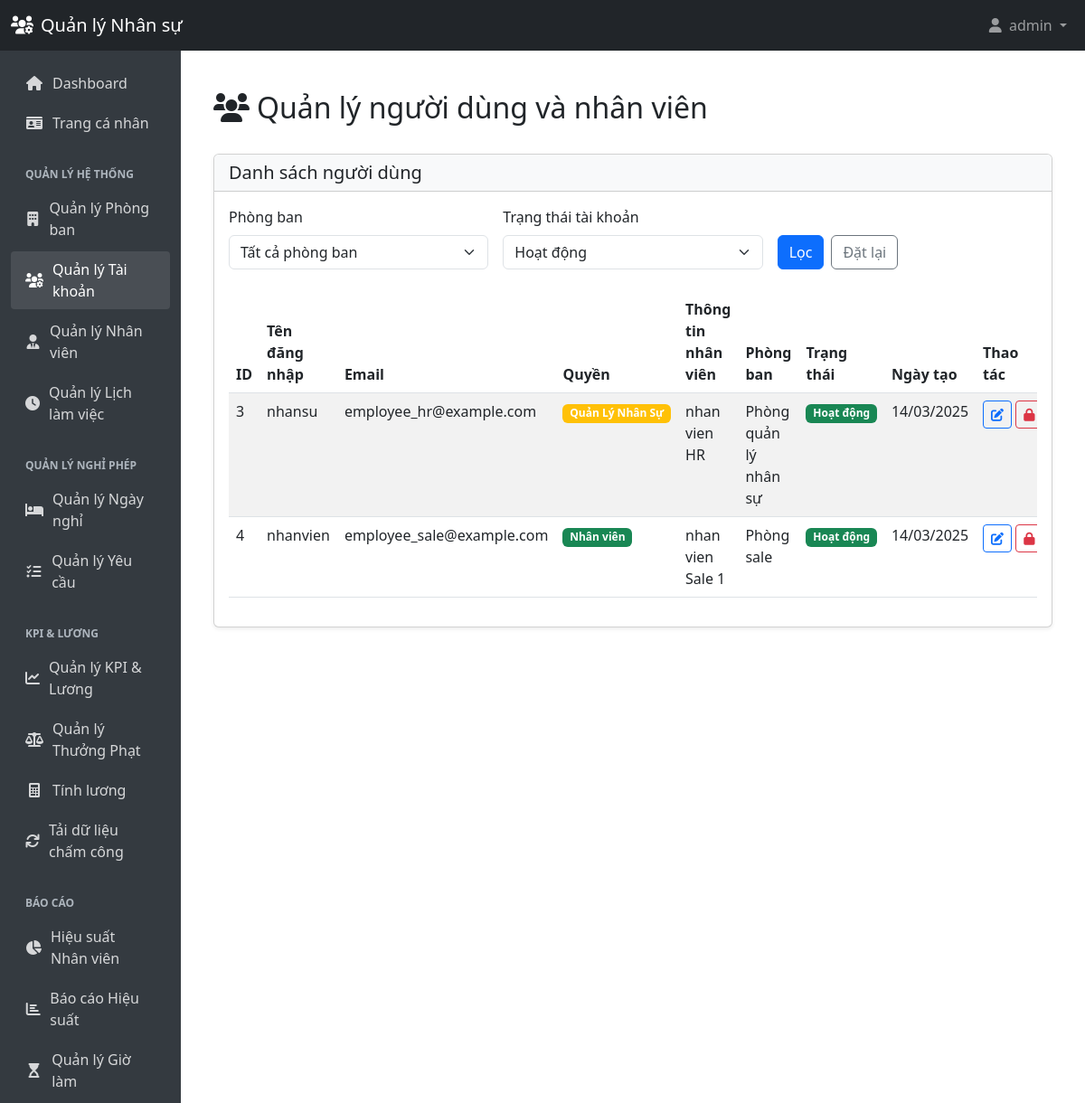
The page /pages/users.php (signed in) on the database its author committed.
### tables this page shows
CREATE TABLE `users` (
  `user_id` int(11) NOT NULL,
  `username` varchar(50) NOT NULL,
  `password` varchar(255) NOT NULL,
  `email` varchar(100) DEFAULT NULL,
  `role_id` int(11) NOT NULL,
  `created_at` timestamp NULL DEFAULT current_timestamp(),
  `is_locked` tinyint(1) DEFAULT 0
);

CREATE TABLE `roles` (
  `role_id` int(11) NOT NULL,
  `role_name` varchar(50) NOT NULL
);

CREATE TABLE `employees` (
  `employee_id` int(11) NOT NULL,
  `user_id` int(11) DEFAULT NULL,
  `first_name` varchar(50) NOT NULL,
  `last_name` varchar(50) NOT NULL,
  `address` text DEFAULT NULL,
  `phone_number` varchar(20) DEFAULT NULL,
  `id_card_number` varchar(20) DEFAULT NULL,
  `gender` enum('male','female','other') NOT NULL,
  `department_id` int(11) DEFAULT NULL,
  `created_at` timestamp NULL DEFAULT current_timestamp(),
  `updated_at` timestamp NULL DEFAULT current_timestamp() ON UPDATE current_timestamp(),
  `is_locked` tinyint(1) DEFAULT 0,
  `birth_date` date DEFAULT NULL
);

CREATE TABLE `departments` (
  `department_id` int(11) NOT NULL,
  `department_code` varchar(50) NOT NULL,
  `department_name` varchar(100) NOT NULL,
  `kpi_name` varchar(100) NOT NULL,
  `kpi_unit` varchar(100) NOT NULL,
  `max_employees` int(11) NOT NULL,
  `default_kpi` decimal(10,2) NOT NULL,
  `default_salary` decimal(12,2) NOT NULL,
  `created_at` timestamp NULL DEFAULT current_timestamp(),
  `updated_at` timestamp NULL DEFAULT current_timestamp() ON UPDATE current_timestamp(),
  `is_active` tinyint(1) NOT NULL DEFAULT 1
);

### config/db.php (called while the page is built, shortened)
<?php
$host = 'localhost';
$dbname = 'qlns';
$username = 'root';
$password = '';
$charset = 'utf8mb4';
$dsn = "mysql:host=$host;dbname=$dbname;charset=$charset";
$options = [
    PDO::ATTR_ERRMODE => PDO::ERRMODE_EXCEPTION,
    PDO::ATTR_DEFAULT_FETCH_MODE => PDO::FETCH_ASSOC,
    PDO::ATTR_EMULATE_PREPARES => false,
];
try {
    $pdo = new PDO($dsn, $username, $password, $options);
} catch (PDOException $e) {
    die("Lỗi kết nối cơ sở dữ liệu: " . $e->getMessage());
}
function getCurrentUser() {
    if (isset($_SESSION['user_id'])) {
        global $pdo;
        $stmt = $pdo->prepare("
            SELECT u.*, r.role_name
            FROM users u
            JOIN roles r ON u.role_id = r.role_id
            WHERE u.user_id = ?
        ");
        $stmt->execute([$_SESSION['user_id']]);
        return $stmt->fetch();
    }
    return false;
}
?>

### pages/users.php (the view, shortened to what this page needs)
<?php
require_once dirname(__DIR__) . '/config/db.php';
$activeTab = isset($_GET['tab']) ? $_GET['tab'] : 'users';
$query = "
    SELECT u.*, r.role_name,
           e.employee_id, e.first_name, e.last_name, e.birth_date,
           e.address, e.phone_number, e.id_card_number, e.gender,
           e.department_id, d.department_name
    FROM users u
    JOIN roles r ON u.role_id = r.role_id
    LEFT JOIN employees e ON u.user_id = e.user_id
    LEFT JOIN departments d ON e.department_id = d.department_id
    WHERE 1=1
    and u.role_id != 11
";
$params = [];
if (isset($_GET['status_filter'])) {
    if ($_GET['status_filter'] == 'active') {
        $query .= " AND (u.is_locked = 0 OR u.is_locked IS NULL)";
    } elseif ($_GET['status_filter'] == 'locked') {
        $query .= " AND u.is_locked = 1";
    } elseif ($_GET['status_filter'] == 'all') {
        $query .= " AND (u.is_locked = 0 OR u.is_locked IS NULL OR u.is_locked = 1)";
    }
} else {
    $query .= " AND (u.is_locked = 0 OR u.is_locked IS NULL)";
}
$query .= " ORDER BY u.user_id";
$stmt = $pdo->prepare($query);
$stmt->execute($params);
$users = $stmt->fetchAll();
?>
<!DOCTYPE html>
<html lang="vi">
<head>
    <link href="https://cdn.jsdelivr.net/npm/bootstrap@5.3.0-alpha1/dist/css/bootstrap.min.css" rel="stylesheet">
    <link rel="stylesheet" href="https://cdnjs.cloudflare.com/ajax/libs/font-awesome/6.0.0/css/all.min.css">
</head>
<body>
<?php include dirname(__DIR__) . '/partials/header.php'; ?>
    <div class="container mt-4">
        <div class="row mb-4">
            <div class="col">
                <h2><i class="fas fa-users me-2"></i>Quản lý người dùng và nhân viên</h2>
            </div>
        </div>
        <div class="tab-content" id="myTabContent">
            <div class="tab-pane fade <?php echo $activeTab == 'users' ? 'show active' : ''; ?>" id="users-tab-pane"
                role="tabpanel" aria-labelledby="users-tab" tabindex="0">
                <div class="card shadow-sm mb-4">
                    <div class="card-header bg-light">
                        <h5 class="card-title mb-0">Danh sách người dùng</h5>
                    </div>
                    <div class="card-body">
                        <form method="GET" class="mb-4" id="filterForm">
                            <div class="row g-3">
                                <div class="col-md-4">
                                    <label for="department_filter" class="form-label">Phòng ban</label>
                                    <select name="department_filter" id="department_filter" class="form-select">
                                        <option value="">Tất cả phòng ban</option>
                                    </select>
                                </div>
                                <div class="col-md-4">
                                    <label for="status_filter" class="form-label">Trạng thái tài khoản</label>
                                    <select name="status_filter" id="status_filter" class="form-select">
                                        <option value="active" <?php echo (!isset($_GET['status_filter']) || $_GET['status_filter'] == 'active') ? 'selected' : ''; ?>>Hoạt động</option>
                                    </select>
                                </div>
                                <div class="col-md-4 d-flex align-items-end">
                                    <button type="submit" class="btn btn-primary me-2">Lọc</button>
                                    <a href="?tab=users" class="btn btn-outline-secondary">Đặt lại</a>
                                </div>
                            </div>
                        </form>
                        <div class="table-responsive">
                            <table class="table table-striped table-hover">
                                <thead>
                                    <tr>
                                        <th>ID</th>
                                        <th>Tên đăng nhập</th>
                                        <th>Email</th>
                                        <th>Quyền</th>
                                        <th>Thông tin nhân viên</th>
                                        <th>Phòng ban</th>
                                        <th>Trạng thái</th>
                                        <th>Ngày tạo</th>
                                        <th>Thao tác</th>
                                    </tr>
                                </thead>
                                <tbody>
                                    <?php if (count($users) > 0): ?>
                                        <?php foreach ($users as $user): ?>
                                            <tr>
                                                <td><?php echo $user['user_id']; ?></td>
                                                <td><?php echo htmlspecialchars($user['username']); ?></td>
                                                <td><?php echo htmlspecialchars($user['email']); ?></td>
                                                <td><span
                                                        class="badge bg-<?php echo $user['role_name'] == 'Admin' ? 'danger' : ($user['role_name'] == 'Quản Lý Nhân Sự' ? 'warning' : 'success'); ?>"><?php echo htmlspecialchars($user['role_name']); ?></span>
                                                </td>
                                                <td>
                                                    <?php if ($user['employee_id']): ?>
                                                        <?php echo htmlspecialchars($user['last_name'] . ' ' . $user['first_name']); ?>
                                                    <?php else: ?>
                                                        <span class="text-muted">Không phải nhân viên</span>
                                                    <?php endif; ?>
                                                </td>
                                                <td>
                                                    <?php if ($user['department_name']): ?>
                                                        <?php echo htmlspecialchars($user['department_name']); ?>
                                                    <?php else: ?>
                                                        <span class="text-muted">N/A</span>
                                                    <?php endif; ?>
                                                </td>
                                                <td>
                                                    <?php if (isset($user['is_locked']) && $user['is_locked'] == 1): ?>
                                                        <span class="badge bg-danger">Đã khóa</span>
                                                    <?php else: ?>
                                                        <span class="badge bg-success">Hoạt động</span>
                                                    <?php endif; ?>
                                                </td>
                                                <td><?php echo date('d/m/Y', strtotime($user['created_at'])); ?></td>
                                                <?php if ($currentUser['role_name'] === 'Quản Lý Nhân Sự' && $user['role_name'] != "Quản Lý Nhân Sự" ||$currentUser['role_name'] === 'Admin' ): ?>
                                                <td class="user-actions">
                                                    <button type="button" class="btn btn-sm btn-outline-primary edit-user-btn"
                                                        data-bs-toggle="modal" data-bs-target="#editUserModal"
                                                        data-user='<?php echo json_encode($user); ?>'>
                                                        <i class="fas fa-edit"></i>
                                                    </button>
                                                    <?php if (isset($user['is_locked']) && $user['is_locked'] == 1): ?>
                                                        <button type="button" class="btn btn-sm btn-outline-success unlock-user-btn"
                                                            data-bs-toggle="modal" data-bs-target="#unlockUserModal"
                                                            data-user-id="<?php echo $user['user_id']; ?>"
                                                            data-username="<?php echo htmlspecialchars($user['username']); ?>">
                                                            <i class="fas fa-unlock"></i>
                                                        </button>
                                                    <?php else: ?>
                                                        <button type="button" class="btn btn-sm btn-outline-danger delete-user-btn"
                                                            data-bs-toggle="modal" data-bs-target="#deleteUserModal"
                                                            data-user-id="<?php echo $user['user_id']; ?>"
                                                            data-username="<?php echo htmlspecialchars($user['username']); ?>">
                                                            <i class="fas fa-lock"></i>
                                                        </button>
                                                    <?php endif; ?>
                                                </td>
                                                <?php endif; ?>
                                            </tr>
                                        <?php endforeach; ?>
                                    <?php else: ?>
                                        <tr>
                                            <td colspan="8" class="text-center">Không có người dùng nào</td>
                                        </tr>
                                    <?php endif; ?>
                                </tbody>
                            </table>
                        </div>
                    </div>
                </div>
            </div>
        </div>
    </div>
    </div>
</body>
</html>

### partials/header.php (shortened to what this page needs)
<?php
require_once dirname(__DIR__) . '/config/db.php';
$currentUser = isset($_SESSION['user_id']) ? getCurrentUser() : false;
$currentPage = basename($_SERVER['PHP_SELF']);
?>
<!DOCTYPE html>
<html lang="vi">
<head>
    <link href="https://cdn.jsdelivr.net/npm/bootstrap@5.3.0-alpha1/dist/css/bootstrap.min.css" rel="stylesheet">
    <link rel="stylesheet" href="https://cdnjs.cloudflare.com/ajax/libs/font-awesome/6.0.0/css/all.min.css">
</head>
<body>
    <nav class="navbar navbar-expand-lg navbar-dark bg-dark">
        <div class="container-fluid">
            <a class="navbar-brand" href="#">
                <i class="fas fa-users-cog me-2"></i>Quản lý Nhân sự
            </a>
            <div class="collapse navbar-collapse" id="navbarNav">
                <ul class="navbar-nav ms-auto">
                    <?php if ($currentUser): ?>
                        <li class="nav-item dropdown">
                            <a class="nav-link dropdown-toggle" href="#" id="navbarDropdown" role="button"
                                data-bs-toggle="dropdown">
                                <i class="fas fa-user me-1"></i> <?php echo htmlspecialchars($currentUser['username']); ?>
                            </a>
                        </li>
                    <?php endif; ?>
                </ul>
            </div>
        </div>
    </nav>
    <div class="container-fluid">
        <div class="row">
            <?php if ($currentUser): ?>
                <div class="col-md-3 col-lg-2 d-md-block sidebar collapse">
                    <div class="position-sticky">
                        <ul class="nav flex-column">
                            <?php
                            function isActive($pageName) {
                                global $currentPage;
                                return $currentPage == $pageName ? 'active' : '';
                            }
                            function renderMenuItem($icon, $title, $link, $activePage = null) {
                                $activeClass = $activePage ? isActive($activePage) : '';
                                echo '<li class="nav-item">
                                    <a class="nav-link ' . $activeClass . '" href="' . $link . '">
                                        <i class="' . $icon . '"></i> ' . $title . '
                                    </a>
                                </li>';
                            }
                            function renderSectionTitle($title) {
                                echo '<div class="menu-section-title">' . $title . '</div>';
                            }
                            if ($currentUser['role_name'] == 'Admin' || $currentUser['role_name'] == 'Quản Lý Nhân Sự'):
                            renderMenuItem('fas fa-home', 'Dashboard', 'dashboard.php', 'dashboard.php');
                        endif;
                            if ($currentUser['role_name'] == 'Admin' || $currentUser['role_name'] == 'Quản Lý Nhân Sự'):
                                renderSectionTitle('Quản lý hệ thống');
                            endif;
                            if ($currentUser['role_name'] != 'Nhân viên'):
                                renderMenuItem('fas fa-hourglass-start', 'Quản lý Giờ làm', 'work_hours.php', 'work_hours.php');
                            endif;
                            ?>
                        </ul>
                    </div>
                </div>
                <main class="col-md-9 ms-sm-auto col-lg-10 px-md-4 content">
            <?php else: ?>
                <main class="col-12 content">
            <?php endif; ?>

### rows shown on the page
users: username "admin"
users: user_id "3", username "nhansu", email "employee_hr@example.com", role.role_name "Quản Lý Nhân Sự", employees.last_name+first_name "nhan vien HR", departments.department_name "Phòng quản lý nhân sự", is_locked "Hoạt động", created_at "14/03/2025"
users: user_id "4", username "nhanvien", email "employee_sale@example.com", role.role_name "Nhân viên", employees.last_name+first_name "nhan vien Sale 1", departments.department_name "Phòng sale", is_locked "Hoạt động", created_at "14/03/2025"

### other values the page prints
$title "QUẢN LÝ HỆ THỐNG QUẢN LÝ NGHỈ PHÉP KPI & LƯƠNG BÁO CÁO"
